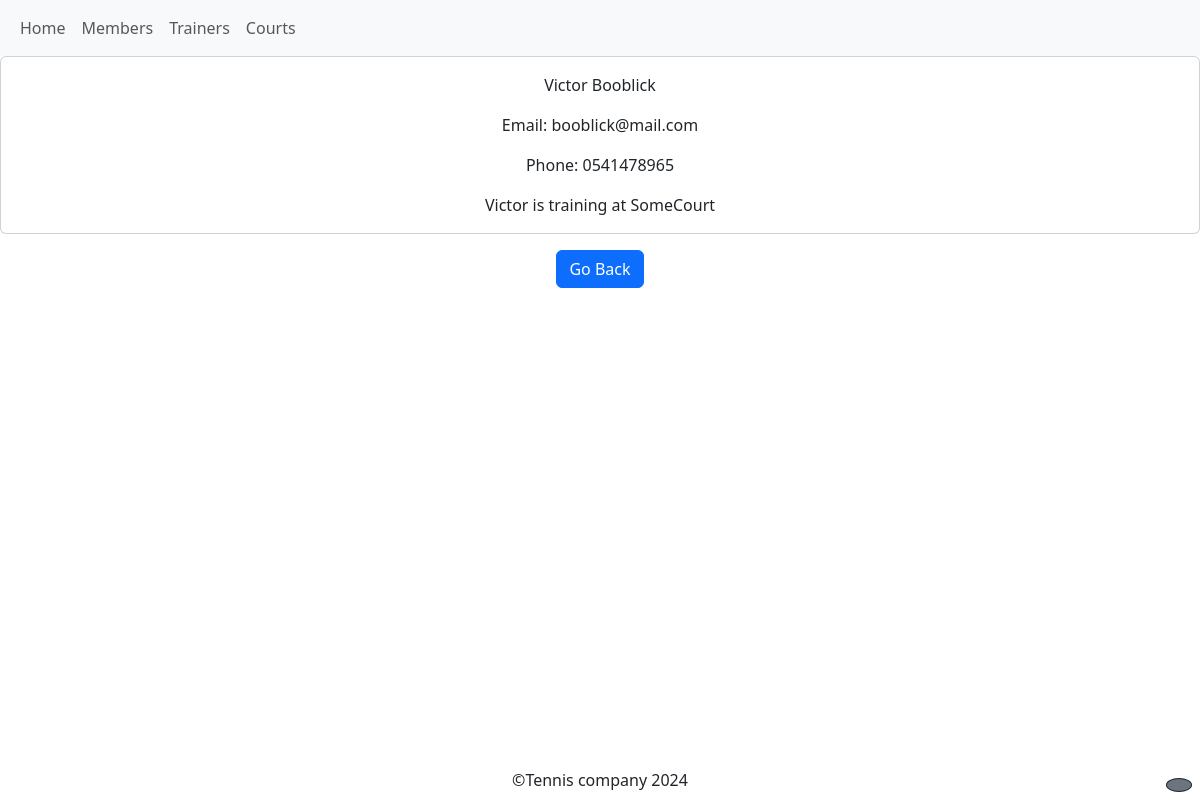
/trainers/trainer_details/1, run on the app's committed database.
### trainers/models.py (models this page shows, shortened)
class Trainer(models.Model):
    fname = models.CharField(max_length=30)
    lname = models.CharField(max_length=30)
    email = models.EmailField(max_length=254)
    phone = models.CharField(max_length=13)
    court = models.ForeignKey(
        Court, on_delete=models.SET_NULL, null=True, related_name="trainers"
    )

### courts/models.py (models this page shows, shortened)
class Court(models.Model):
    name = models.CharField(max_length=100)
    number = models.PositiveIntegerField(unique=True)
    is_occupied = models.BooleanField(default=False)
    occupation_time = models.DateTimeField(null=True, blank=True)
    def __str__(self):
        return self.name

### trainers/views.py (the view)
# urls.py: path("trainer_details/<int:id>", views.trainer_details, name="trainer_details"),
def trainer_details(request, id):
    trainer = Trainer.objects.get(id=id)
    context = {"trainer": trainer}
    return render(request, "trainer_details.html", context)

### trainers/templates/trainer_details.html (shortened to what this page needs)
{%extends 'base.html'%}  {%block content%}
<div class="card">
  <div class="card-body">
    <p class="title">{{trainer.fname}} {{trainer.lname}}</p>
    <p class="card-text">Email: {{trainer.email}}</p>
    <p class="card-text">Phone: {{trainer.phone}}</p>
    {%if trainer.court%}
    <p class="card-text">{{trainer.fname}} is training at {{trainer.court}}</p>
    {%endif%}
  </div>
</div>
<a href="{%url 'trainers'%}" class="btn btn-primary mt-3">Go Back</a>
{%endblock%}

### data on the page
Trainer: fname "Victor", lname "Booblick", email "booblick@mail.com", phone "0541478965", court "SomeCourt"
